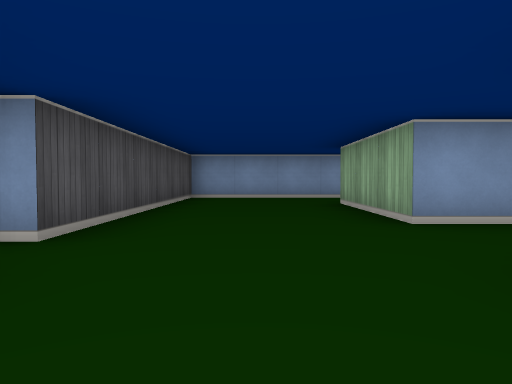
[1] (above)

18 first-person views from a walk through a cub3D level. The camera is about half as high as the walls, tilts 2° down and sees 70° across. The floor is counted in squares. Each view is taken from the middle of a square. On the plan, view 1 faces up. The plan holds only what a view shows up to about 9 squares ahead; the rest is blank.

[2]
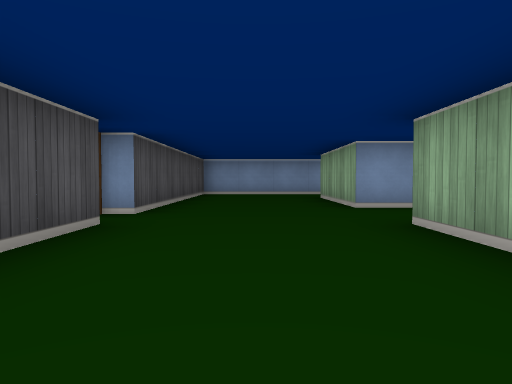

[3]
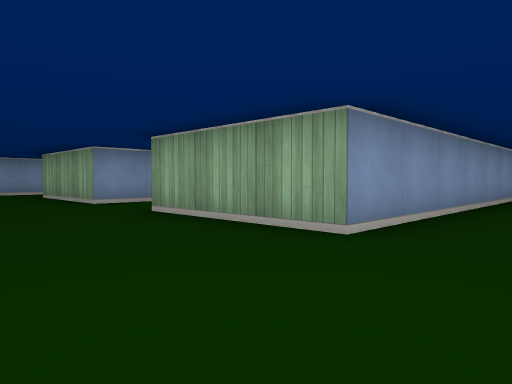

[4]
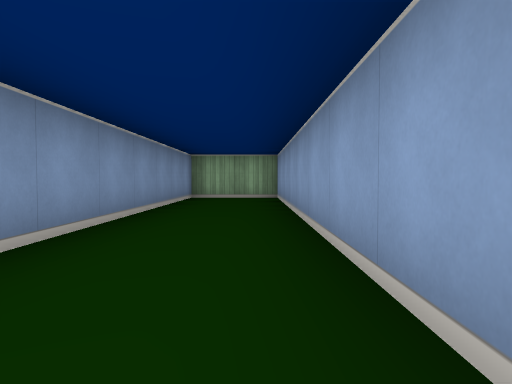

[5]
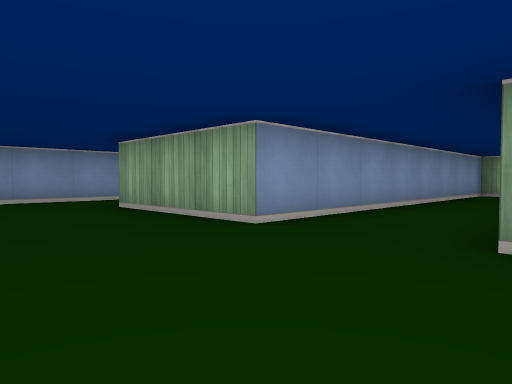

[6]
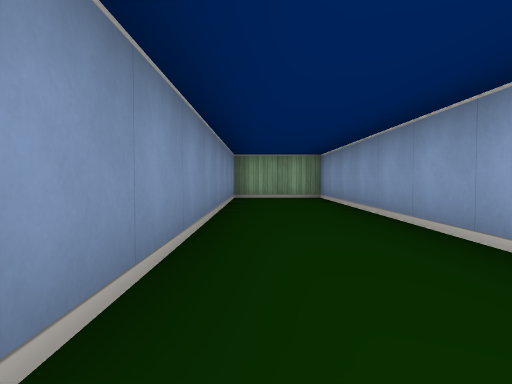

[7]
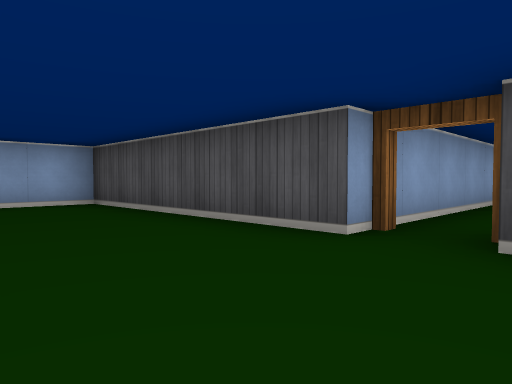

[8]
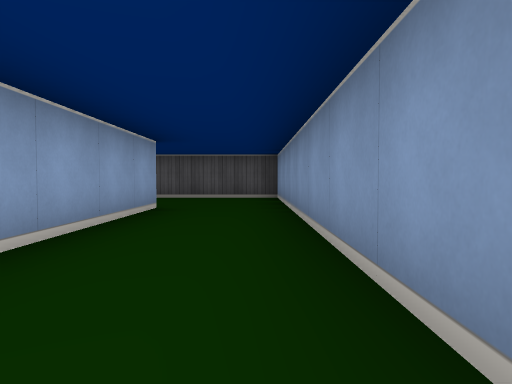

[9]
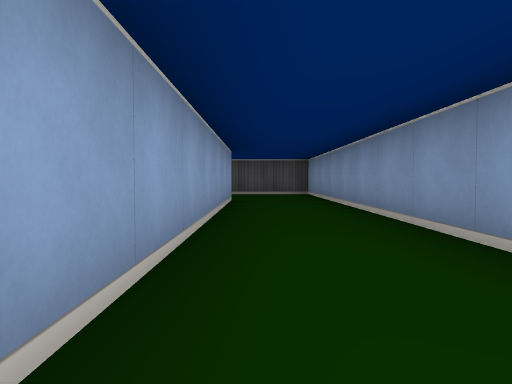

[10]
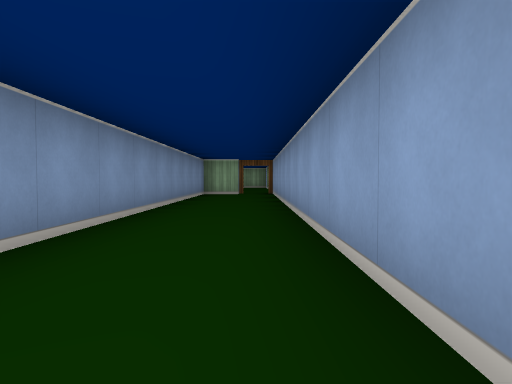

[11]
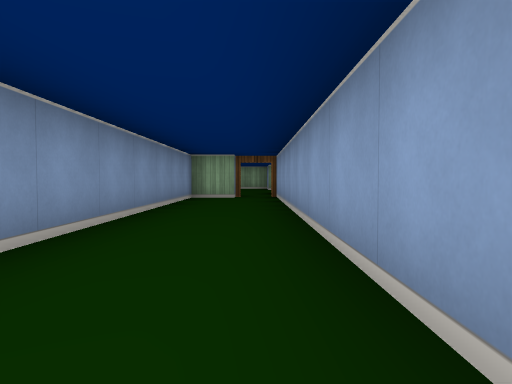

[12]
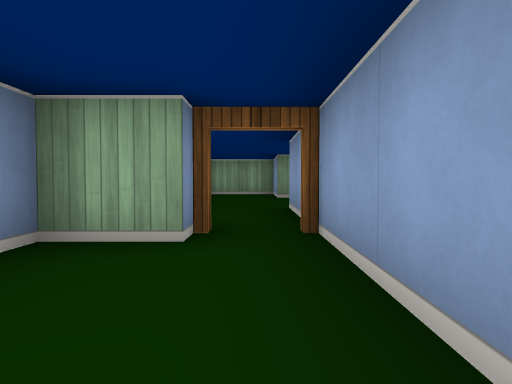

[13]
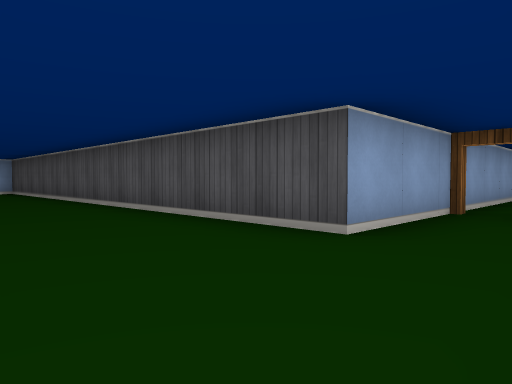

[14]
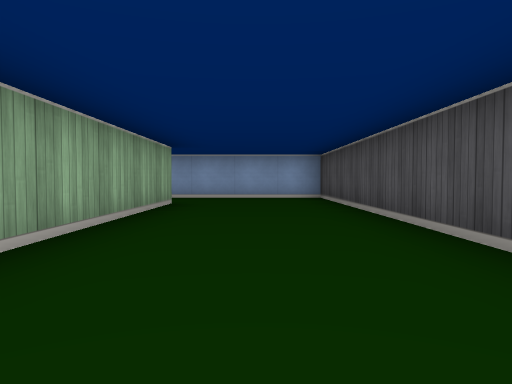

[15]
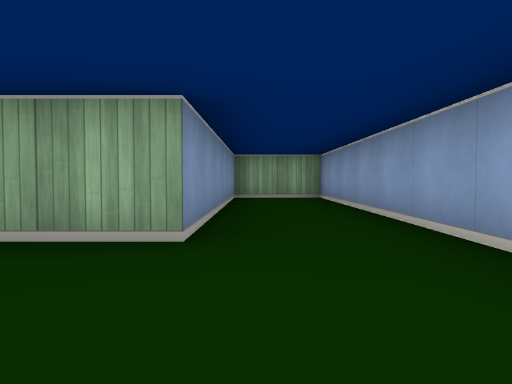

[16]
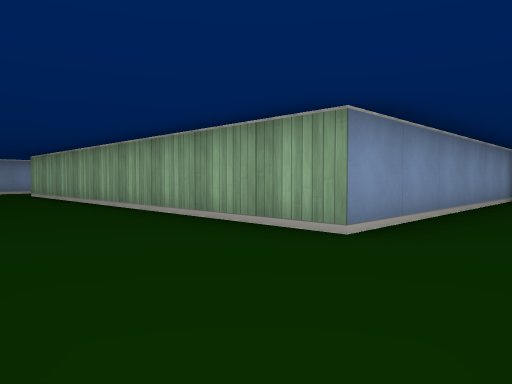

[17]
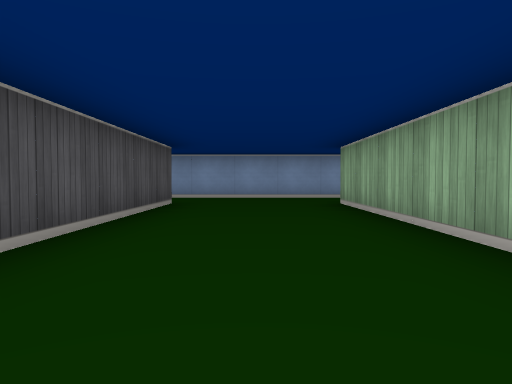

[18]
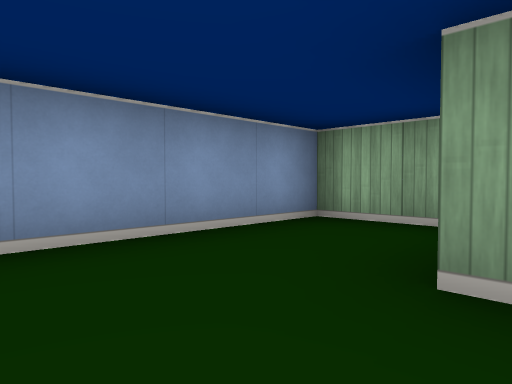

### Floor plan
Points are (right, up) in squares from view 1. A wall is a line through its corners. A room is listed if a view was taken in it or the views show most of it. See-through windows are left out.
Room 1 (views 1, 2, 3, 4, 5, 6, 7, 8, 9, 10, 11, 12)
walls: (3.1, 1.5) (9.5, 1.5) (9.5, 3.5) (1.5, 3.5) (1.5, 6.5) (16, 6.5); (-1.5, 1.5) (-1.5, -3.5) (-0.1, -3.5); (1.6, -3.5) (9.5, -3.5) (9.5, -1.5) (1.5, -1.5) (1.5, 1.5); (15.5, 7.5) (15.5, 8.5) (-1.5, 8.5) (-1.5, 2.5)
ways out: open door at (16, 7) to room 2; open door at (-2, 2)
Room 2 (views 13, 14, 15, 16, 17, 18)
walls: (23.5, 7.1) (23.5, 8.5) (18, 8.5); (16, 6.5) (18.5, 6.5) (18.5, -4.5) (27.5, -4.5) (27.5, -2.5) (21.5, -2.5) (21.5, 6.5)
ways out: open door at (16, 7) to room 1

Positions as (right, up) in squares from view 1, and headings:
1: (0, 0), facing up
2: (0, -2), facing up
3: (-1, -3), facing up-right
4: (1, -3), facing right
5: (-1, 1), facing up-right
6: (1, 3), facing right
7: (1, 3), facing down-left
8: (7, 8), facing left
9: (9, 7), facing left
10: (5, 7), facing right
11: (7, 7), facing right
12: (13, 7), facing right
13: (21, 8), facing down-left
14: (20, 4), facing down
15: (19, -3), facing right
16: (19, -4), facing up-right
17: (20, 0), facing up
18: (20, 6), facing up-right
